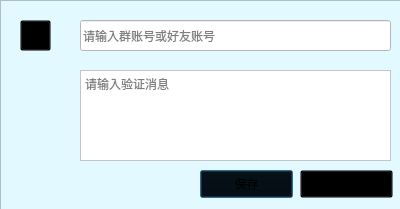
<?xml version="1.0" encoding="UTF-8"?>
<ui version="4.0">
 <class>addNew</class>
 <widget class="QDialog" name="addNew">
  <property name="geometry">
   <rect>
    <x>0</x>
    <y>0</y>
    <width>400</width>
    <height>209</height>
   </rect>
  </property>
  <property name="windowTitle">
   <string>Dialog</string>
  </property>
  <widget class="QFrame" name="frame">
   <property name="geometry">
    <rect>
     <x>0</x>
     <y>0</y>
     <width>401</width>
     <height>211</height>
    </rect>
   </property>
   <property name="styleSheet">
    <string notr="true">background: rgb(226, 249, 255);</string>
   </property>
   <property name="frameShape">
    <enum>QFrame::StyledPanel</enum>
   </property>
   <property name="frameShadow">
    <enum>QFrame::Raised</enum>
   </property>
   <widget class="QPushButton" name="save">
    <property name="geometry">
     <rect>
      <x>200</x>
      <y>170</y>
      <width>93</width>
      <height>28</height>
     </rect>
    </property>
    <property name="styleSheet">
     <string notr="true">background: transparent;</string>
    </property>
    <property name="text">
     <string>保存</string>
    </property>
   </widget>
   <widget class="QPushButton" name="send">
    <property name="geometry">
     <rect>
      <x>300</x>
      <y>170</y>
      <width>93</width>
      <height>28</height>
     </rect>
    </property>
    <property name="styleSheet">
     <string notr="true">background: transparent;</string>
    </property>
    <property name="text">
     <string>发送</string>
    </property>
   </widget>
   <widget class="QTextEdit" name="text">
    <property name="geometry">
     <rect>
      <x>80</x>
      <y>70</y>
      <width>311</width>
      <height>91</height>
     </rect>
    </property>
    <property name="styleSheet">
     <string notr="true">background: rgb(255, 255, 255);</string>
    </property>
    <property name="placeholderText">
     <string>请输入验证消息</string>
    </property>
   </widget>
   <widget class="QLineEdit" name="id">
    <property name="geometry">
     <rect>
      <x>80</x>
      <y>20</y>
      <width>311</width>
      <height>31</height>
     </rect>
    </property>
    <property name="styleSheet">
     <string notr="true">background: rgb(255, 255, 255);</string>
    </property>
    <property name="placeholderText">
     <string>请输入群账号或好友账号</string>
    </property>
   </widget>
   <widget class="QToolButton" name="back">
    <property name="geometry">
     <rect>
      <x>20</x>
      <y>20</y>
      <width>31</width>
      <height>31</height>
     </rect>
    </property>
    <property name="styleSheet">
     <string notr="true">background: transparent;</string>
    </property>
    <property name="text">
     <string>返回</string>
    </property>
    <property name="icon">
     <iconset resource="source/icon.qrc">
      <normaloff>:/icon/icon/icon_back.png</normaloff>:/icon/icon/icon_back.png</iconset>
    </property>
    <property name="iconSize">
     <size>
      <width>25</width>
      <height>25</height>
     </size>
    </property>
   </widget>
  </widget>
 </widget>
 <resources>
  <include location="source/icon.qrc"/>
 </resources>
 <connections/>
</ui>
